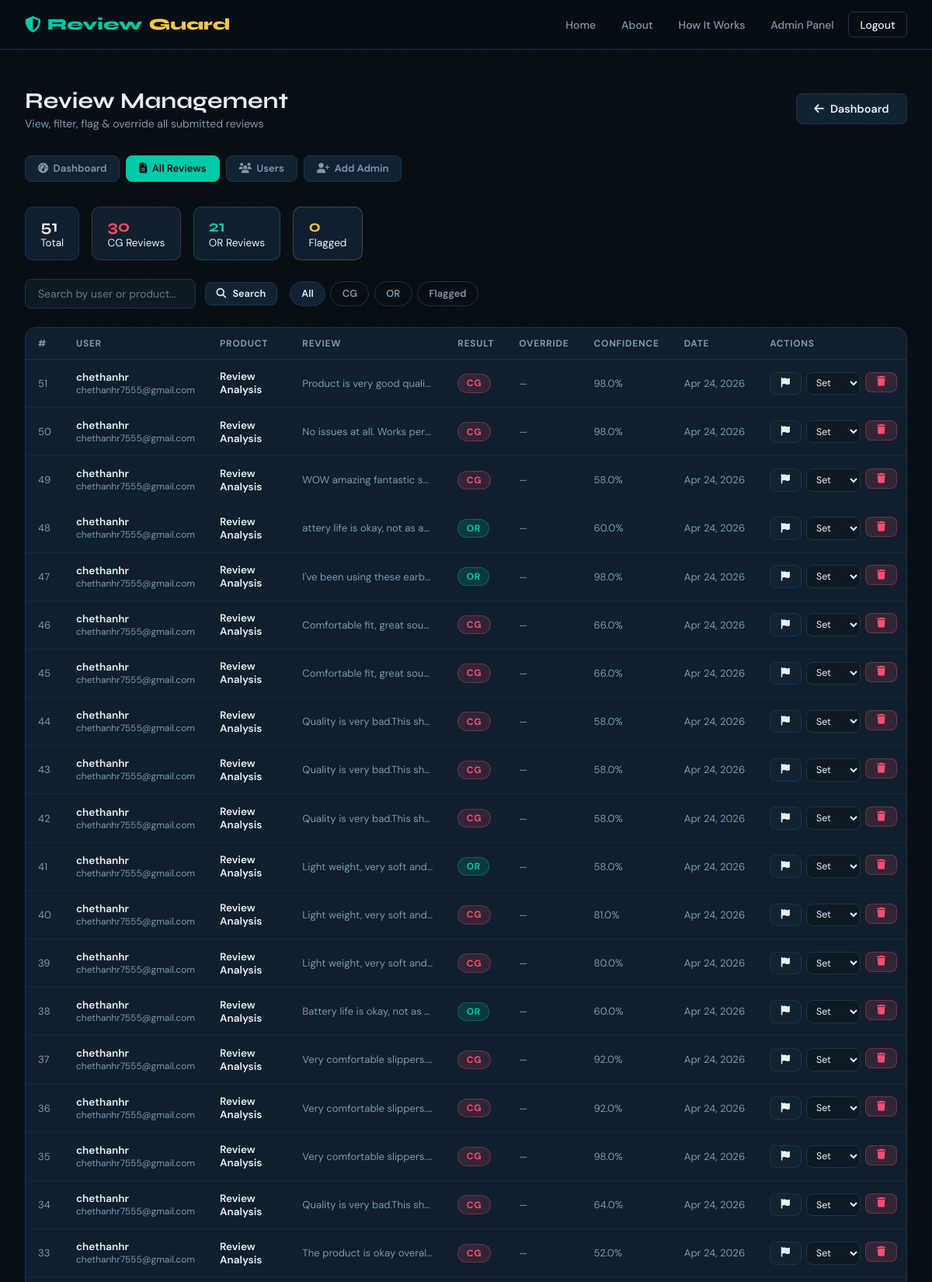
/admin-panel/reviews/ (signed in, upper part), run on the app's committed database.
### reviews/models.py (models this page shows, shortened)
class Review(models.Model):
    user = models.ForeignKey(User, on_delete=models.CASCADE, related_name='reviews')
    product_name = models.CharField(max_length=200)
    category = models.CharField(max_length=50, choices=CATEGORY_CHOICES, default='other')
    review_text = models.TextField()
    result = models.CharField(max_length=5, choices=[('CG', 'Computer Generated'), ('OR', 'Original Review')])
    confidence = models.FloatField(default=0.0)
    detection_reasons = models.TextField(blank=True, default='')
    is_flagged = models.BooleanField(default=False)
    admin_override = models.CharField(max_length=5, blank=True, null=True)
    created_at = models.DateTimeField(auto_now_add=True)
    updated_at = models.DateTimeField(auto_now=True)
    class Meta:
        ordering = ['-created_at']
    @property
    def short_text(self):
        return self.review_text[:120] + '...' if len(self.review_text) > 120 else self.review_text

### admin_panel/views.py (the view)
    def wrapper(request, *args, **kwargs):
        if not request.user.is_authenticated or not request.user.is_staff:
            messages.error(request, 'Admin access required. Please login as admin.')
            return redirect('admin_login')
        return view_func(request, *args, **kwargs)

### admin_panel/views.py (called while the page is built)
def admin_required(view_func):
    def wrapper(request, *args, **kwargs):
        if not request.user.is_authenticated or not request.user.is_staff:
            messages.error(request, 'Admin access required. Please login as admin.')
            return redirect('admin_login')
        return view_func(request, *args, **kwargs)
    wrapper.__name__ = view_func.__name__
    return wrapper

### templates/admin_panel/admin_reviews.html (shortened to what this page needs)
{% extends 'base.html' %}
{% block content %}
<div class="admin-page">
    <div class="page-header">
        <div>
            <h1 style="font-size:1.8rem">Review Management</h1>
            <p style="color:var(--muted); font-size:0.875rem; margin-top:0.2rem">View, filter, flag & override all submitted reviews</p>
        </div>
        <a href="/admin-panel/dashboard/" class="btn btn-ghost"><i class="fas fa-arrow-left"></i> Dashboard</a>
    </div>
    <div class="admin-nav-pills">
        <a href="/admin-panel/dashboard/" class="admin-pill"><i class="fas fa-gauge-high"></i> Dashboard</a>
        <a href="/admin-panel/reviews/" class="admin-pill active"><i class="fas fa-file-lines"></i> All Reviews</a>
        <a href="/admin-panel/users/" class="admin-pill"><i class="fas fa-users"></i> Users</a>
        <a href="/admin-panel/register/" class="admin-pill"><i class="fas fa-user-plus"></i> Add Admin</a>
    </div>
    <div style="display:flex; gap:1rem; margin-bottom:1.5rem; flex-wrap:wrap">
        <div style="background:var(--card); border:1px solid var(--border); border-radius:10px; padding:0.8rem 1.2rem; font-size:0.85rem"><strong style="font-family:'Syne',sans-serif; font-size:1.3rem; display:block">{{ total }}</strong>Total</div>
        <div style="background:var(--card); border:1px solid rgba(255,77,109,0.25); border-radius:10px; padding:0.8rem 1.2rem; font-size:0.85rem"><strong style="font-family:'Syne',sans-serif; font-size:1.3rem; display:block; color:var(--red)">{{ cg_count }}</strong>CG Reviews</div>
        <div style="background:var(--card); border:1px solid rgba(0,201,167,0.25); border-radius:10px; padding:0.8rem 1.2rem; font-size:0.85rem"><strong style="font-family:'Syne',sans-serif; font-size:1.3rem; display:block; color:var(--teal)">{{ or_count }}</strong>OR Reviews</div>
        <div style="background:var(--card); border:1px solid rgba(245,200,66,0.25); border-radius:10px; padding:0.8rem 1.2rem; font-size:0.85rem"><strong style="font-family:'Syne',sans-serif; font-size:1.3rem; display:block; color:var(--gold)">{{ flagged_count }}</strong>Flagged</div>
    </div>
    <div class="filter-bar">
        <form method="GET" style="display:flex; gap:0.75rem; flex-wrap:wrap; align-items:center">
            <input type="text" name="search" class="search-input" placeholder="Search by user or product..." value="{{ search }}">
            <button type="submit" class="btn btn-ghost btn-sm"><i class="fas fa-search"></i> Search</button>
        </form>
        <div class="filter-tabs">
            <a href="?filter=all" class="filter-tab {% if filter_type == 'all' %}active-all{% endif %}">All</a>
            <a href="?filter=CG" class="filter-tab {% if filter_type == 'CG' %}active-cg{% endif %}">CG</a>
            <a href="?filter=OR" class="filter-tab {% if filter_type == 'OR' %}active-or{% endif %}">OR</a>
            <a href="?filter=flagged" class="filter-tab {% if filter_type == 'flagged' %}active-flagged{% endif %}">Flagged</a>
        </div>
    </div>
    <div class="table-wrap">
        <table class="data-table">
            <thead>
                <tr>
                    <th>#</th>
                    <th>User</th>
                    <th>Product</th>
                    <th>Review</th>
                    <th>Result</th>
                    <th>Override</th>
                    <th>Confidence</th>
                    <th>Date</th>
                    <th>Actions</th>
                </tr>
            </thead>
            <tbody>
                {% for review in reviews %}
                <tr>
                    <td style="color:var(--muted)">{{ review.id }}</td>
                    <td>
                        <div style="font-weight:600; font-size:0.85rem">{{ review.user.username }}</div>
                        <div style="font-size:0.75rem; color:var(--muted)">{{ review.user.email|default:"" }}</div>
                    </td>
                    <td style="font-weight:600; font-size:0.85rem">{{ review.product_name|truncatechars:25 }}</td>
                    <td class="review-text-cell" title="{{ review.review_text }}">{{ review.short_text }}</td>
                    <td>
                        <span class="badge {% if review.result == 'CG' %}badge-cg{% else %}badge-or{% endif %}">
                            {{ review.result }}
                        </span>
                    </td>
                    <td>
                        {% if review.admin_override %}
                            <span class="badge badge-flag"><i class="fas fa-pen"></i> {{ review.admin_override }}</span>
                        {% else %}
                            <span style="color:var(--muted); font-size:0.78rem">—</span>
                        {% endif %}
                    </td>
                    <td style="color:var(--muted)">{{ review.confidence }}%</td>
                    <td style="color:var(--muted); white-space:nowrap">{{ review.created_at|date:"M d, Y" }}</td>
                    <td>
                        <div class="action-btns">
                            <a href="/admin-panel/reviews/flag/{{ review.id }}/"
                               class="btn btn-sm {% if review.is_flagged %}btn-gold{% else %}btn-ghost{% endif %}"
                               title="{% if review.is_flagged %}Unflag{% else %}Flag{% endif %}">
                                <i class="fas fa-flag"></i>
                            </a>
                            <form class="override-form" method="POST" action="/admin-panel/reviews/override/{{ review.id }}/">
                                <select name="new_result" class="form-select" style="padding:0.3rem 0.5rem; font-size:0.78rem; width:70px" onchange="this.form.submit()">
                                    <option value="">Set</option>
                                </select>
                            </form>
                            <form method="POST" action="/admin-panel/reviews/delete/{{ review.id }}/" style="display:inline" onclick="return confirm('Delete this review permanently?')">
                                <button type="submit" class="btn btn-danger btn-sm" title="Delete"><i class="fas fa-trash"></i></button>
                            </form>
                        </div>
                    </td>
                </tr>
                {% empty %}
                <tr><td colspan="9" style="text-align:center; padding:3rem; color:var(--muted)"><i class="fas fa-inbox" style="display:block; font-size:2rem; margin-bottom:0.8rem; opacity:0.3"></i>No reviews found.</td></tr>
                {% endfor %}
            </tbody>
        </table>
    </div>
</div>
{% endblock %}

### templates/base.html (style rules this page uses)
:root { --bg: #080f14; --bg2: #0d1a24; --bg3: #112233; --teal: #00c9a7; --teal2: #00e5c0; --gold: #f5c842; --red: #ff4d6d; --text: #e8f0f7; --muted: #7a99b0; --border: #1e3347; --card: #0f1f2e; --cg-color: #ff4d6d; --or-color: #00c9a7; }
* { margin: 0; padding: 0; box-sizing: border-box; }
html { scroll-behavior: smooth; }
body { font-family: 'DM Sans', sans-serif; background: var(--bg); color: var(--text); min-height: 100vh; overflow-x: hidden; }
body::before { content: ''; position: fixed; inset: 0; pointer-events: none; z-index: 0; opacity: 0.4; }
.btn { display: inline-flex; align-items: center; gap: 0.5rem; padding: 0.65rem 1.4rem; border-radius: 8px; font-family: 'DM Sans', sans-serif; font-size: 0.9rem; font-weight: 600; cursor: pointer; border: none; text-decoration: none; transition: all 0.2s; white-space: nowrap; }
.btn-danger { background: rgba(255,77,109,0.15); color: var(--red); border: 1px solid rgba(255,77,109,0.3); }
.btn-ghost { background: var(--bg3); color: var(--text); border: 1px solid var(--border); }
.btn-sm { padding: 0.35rem 0.85rem; font-size: 0.8rem; }
.badge { display: inline-flex; align-items: center; gap: 0.3rem; padding: 0.2rem 0.65rem; border-radius: 20px; font-size: 0.75rem; font-weight: 700; letter-spacing: 0.05em; }
.badge-cg { background: rgba(255,77,109,0.15); color: var(--red); border: 1px solid rgba(255,77,109,0.3); }
.badge-or { background: rgba(0,201,167,0.15); color: var(--teal); border: 1px solid rgba(0,201,167,0.3); }
.form-input, .form-select, .form-textarea { width: 100%; background: var(--bg2); border: 1px solid var(--border); border-radius: 8px; color: var(--text); padding: 0.7rem 1rem; font-family: 'DM Sans', sans-serif; font-size: 0.9rem; transition: border-color 0.2s, box-shadow 0.2s; outline: none; }
.form-select option { background: var(--bg2); }
.data-table { width: 100%; border-collapse: collapse; }
.data-table th { padding: 0.75rem 1rem; text-align: left; font-size: 0.75rem; font-weight: 700; color: var(--muted); text-transform: uppercase; letter-spacing: 0.06em; border-bottom: 1px solid var(--border); }
.data-table td { padding: 0.85rem 1rem; font-size: 0.875rem; border-bottom: 1px solid rgba(30,51,71,0.5); vertical-align: middle; }
h1, h2, h3 { font-family: 'Syne', sans-serif; }

### templates/admin_panel/admin_reviews.html (style rules this page uses)
.admin-page { max-width: 1200px; margin: 0 auto; padding: 3rem 2rem; }
.page-header { display: flex; align-items: center; justify-content: space-between; margin-bottom: 2rem; flex-wrap: wrap; gap: 1rem; }
.admin-nav-pills { display: flex; gap: 0.5rem; flex-wrap: wrap; margin-bottom: 2rem; }
.admin-pill { padding: 0.45rem 1rem; border-radius: 8px; font-size: 0.82rem; font-weight: 600; text-decoration: none; color: var(--muted); background: var(--bg3); border: 1px solid var(--border); transition: all 0.2s; display: flex; align-items: center; gap: 0.4rem; }
.admin-pill:hover, .admin-pill.active { background: var(--teal); color: var(--bg); border-color: var(--teal); }
.filter-bar { display: flex; align-items: center; gap: 1rem; margin-bottom: 1.5rem; flex-wrap: wrap; }
.search-input { background: var(--bg2); border: 1px solid var(--border); border-radius: 8px; color: var(--text); padding: 0.55rem 1rem; font-family: 'DM Sans', sans-serif; font-size: 0.875rem; outline: none; min-width: 220px; }
.filter-tabs { display: flex; gap: 0.4rem; }
.filter-tab { padding: 0.4rem 0.9rem; border-radius: 20px; font-size: 0.8rem; font-weight: 600; text-decoration: none; border: 1px solid var(--border); color: var(--muted); transition: all 0.2s; }
.filter-tab.active-all { background: var(--bg3); color: var(--text); }
.table-wrap { background: var(--card); border: 1px solid var(--border); border-radius: 14px; overflow: hidden; }
.data-table td { font-size: 0.82rem; max-width: 200px; }
.review-text-cell { max-width: 220px; white-space: nowrap; overflow: hidden; text-overflow: ellipsis; color: var(--muted); }
.action-btns { display: flex; gap: 0.4rem; }
.override-form { display: inline; }

### data on the page
Review: id "51", user.username "chethanhr", user.email "chethanhr7555@gmail.com", product_name "Review Analysis", short_text "Product is very good quali…", result "CG", confidence "98.0", created_at "Apr 24, 2026"
Review: id "50", user.username "chethanhr", user.email "chethanhr7555@gmail.com", product_name "Review Analysis", short_text "No issues at all. Works per…", result "CG", confidence "98.0", created_at "Apr 24, 2026"
Review: id "49", user.username "chethanhr", user.email "chethanhr7555@gmail.com", product_name "Review Analysis", short_text "WOW amazing fantastic s…", result "CG", confidence "58.0", created_at "Apr 24, 2026"
Review: id "48", user.username "chethanhr", user.email "chethanhr7555@gmail.com", product_name "Review Analysis", short_text "attery life is okay, not as a…", result "OR", confidence "60.0", created_at "Apr 24, 2026"
Review: id "47", user.username "chethanhr", user.email "chethanhr7555@gmail.com", product_name "Review Analysis", short_text "I've been using these earb…", result "OR", confidence "98.0", created_at "Apr 24, 2026"
Review: id "46", user.username "chethanhr", user.email "chethanhr7555@gmail.com", product_name "Review Analysis", short_text "Comfortable fit, great sou…", result "CG", confidence "66.0", created_at "Apr 24, 2026"
Review: id "45", user.username "chethanhr", user.email "chethanhr7555@gmail.com", product_name "Review Analysis", short_text "Comfortable fit, great sou…", result "CG", confidence "66.0", created_at "Apr 24, 2026"
Review: id "44", user.username "chethanhr", user.email "chethanhr7555@gmail.com", product_name "Review Analysis", short_text "Quality is very bad.This sh…", result "CG", confidence "58.0", created_at "Apr 24, 2026"
Review: id "43", user.username "chethanhr", user.email "chethanhr7555@gmail.com", product_name "Review Analysis", short_text "Quality is very bad.This sh…", result "CG", confidence "58.0", created_at "Apr 24, 2026"
Review: id "42", user.username "chethanhr", user.email "chethanhr7555@gmail.com", product_name "Review Analysis", short_text "Quality is very bad.This sh…", result "CG", confidence "58.0", created_at "Apr 24, 2026"
Review: id "41", user.username "chethanhr", user.email "chethanhr7555@gmail.com", product_name "Review Analysis", short_text "Light weight, very soft and…", result "OR", confidence "58.0", created_at "Apr 24, 2026"
Review: id "40", user.username "chethanhr", user.email "chethanhr7555@gmail.com", product_name "Review Analysis", short_text "Light weight, very soft and…", result "CG", confidence "81.0", created_at "Apr 24, 2026"
Review: id "39", user.username "chethanhr", user.email "chethanhr7555@gmail.com", product_name "Review Analysis", short_text "Light weight, very soft and…", result "CG", confidence "80.0", created_at "Apr 24, 2026"
Review: id "38", user.username "chethanhr", user.email "chethanhr7555@gmail.com", product_name "Review Analysis", short_text "Battery life is okay, not as…", result "OR", confidence "60.0", created_at "Apr 24, 2026"
Review: id "37", user.username "chethanhr", user.email "chethanhr7555@gmail.com", product_name "Review Analysis", short_text "Very comfortable slippers.…", result "CG", confidence "92.0", created_at "Apr 24, 2026"
Review: id "36", user.username "chethanhr", user.email "chethanhr7555@gmail.com", product_name "Review Analysis", short_text "Very comfortable slippers.…", result "CG", confidence "92.0", created_at "Apr 24, 2026"
Review: id "35", user.username "chethanhr", user.email "chethanhr7555@gmail.com", product_name "Review Analysis", short_text "Very comfortable slippers.…", result "CG", confidence "98.0", created_at "Apr 24, 2026"
Review: id "34", user.username "chethanhr", user.email "chethanhr7555@gmail.com", product_name "Review Analysis", short_text "Quality is very bad.This sh…", result "CG", confidence "64.0", created_at "Apr 24, 2026"
Review: id "33", user.username "chethanhr", user.email "chethanhr7555@gmail.com", product_name "Review Analysis", short_text "The product is okay overal…", result "CG", confidence "52.0", created_at "Apr 24, 2026"

### other printed values
{{ total }} "51"
{{ cg_count }} "30"
{{ or_count }} "21"
{{ flagged_count }} "0"
